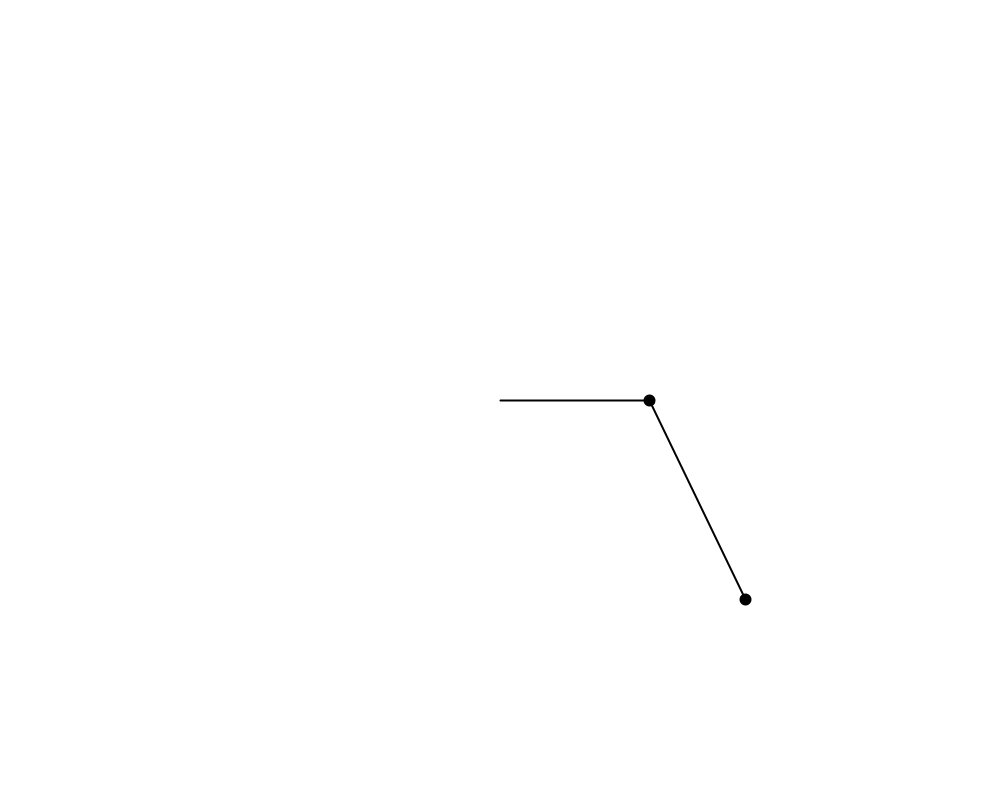
Frame 1 (no input)
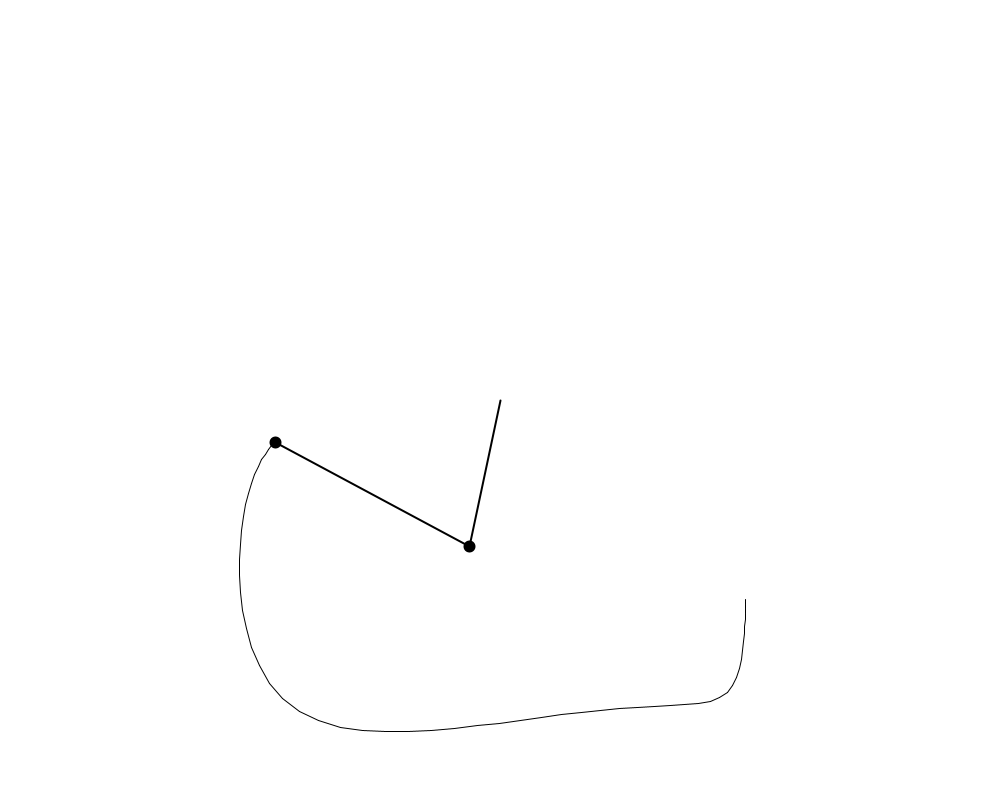
Frame 60 (the mouse pressed at the canvas centre just before this capture)
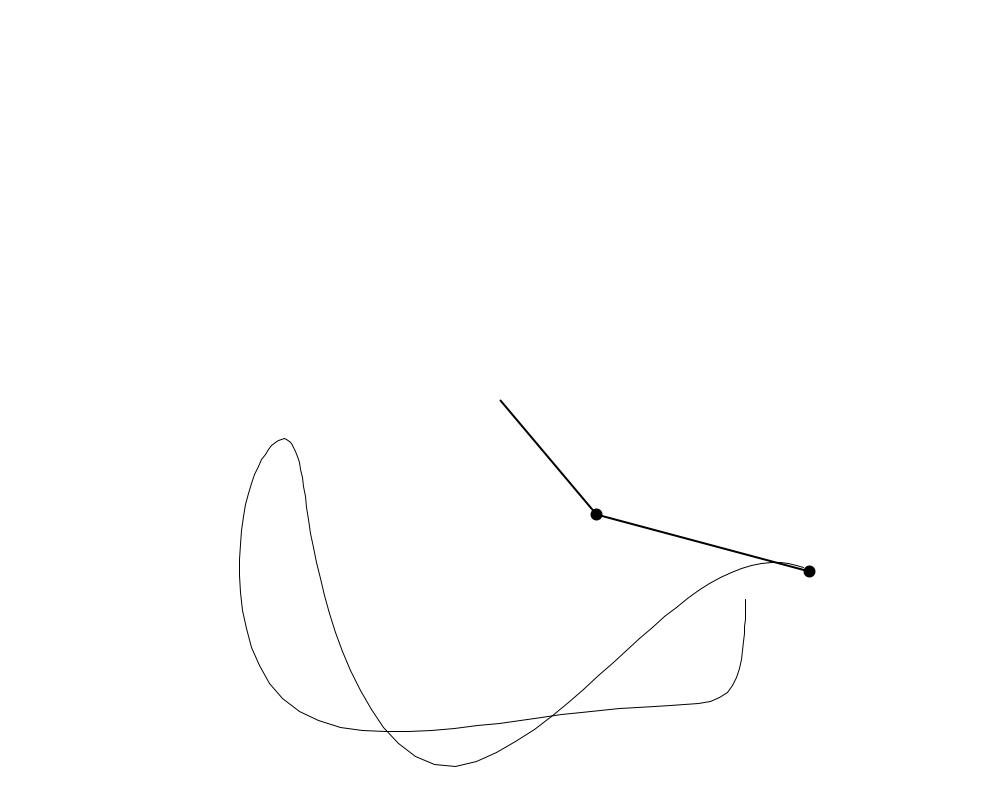
Frame 120 (the mouse held since frame 60 and released just before this capture)

The Processing sketch that drew these frames (run headless with seeded random() and noise(); from frame 60 on, the mouse is pressed at the canvas centre):

// Processing sketch: double_pendulumn
// ── double_pendulumn.pde
float rratio = random(0.5, 2); // r2 / r1
float r1 = 150;
float r2 = r1 * rratio;
float mratio = random(0.5, 2); // m2 / m1
float m1 = 5;
float m2 = m1 * mratio;
float theta1 = PI/2;
float theta2 = PI/7;
float theta1_v = 0;
float theta2_v = 0;
float g = 1;
float px2 = 0;
float py2 = 0;
float damp = 1;

PGraphics canvas;

void setup(){
  size(1000, 800);
  canvas = createGraphics(width, height);
  canvas.beginDraw();
  canvas.background(255);
  canvas.endDraw();
}

void draw(){
  float den = 2*m1 + m2 - m2*cos(2*theta1 - 2*theta2);
  
  float t1num1 = -g * (2*m1 + m2) * sin(theta1);// theta1 numerator part 1
  float t1num2 = -m2 * g * sin(theta1 - 2*theta2);
  float t1num3 = -2 * sin(theta1 - theta2) * m2;
  float t1num4 = theta2_v*theta2_v*r2 + theta1_v*theta1_v*r1*cos(theta1 - theta2);
  float theta1_a = (t1num1 + t1num2 + t1num3*t1num4) / (r1 * den);
  
  float t2num1 = 2 * sin(theta1 - theta2);
  float t2num2 = theta1_v * theta1_v * r1 * (m1 + m2);
  float t2num3 = g * (m1 + m2) * cos(theta1);
  float t2num4 = theta2_v * theta2_v * r2 * m2 * cos(theta1 - theta2);
  float theta2_a = (t2num1 * (t2num2 + t2num3 + t2num4)) / (r2 * den);
  
  theta1_v += theta1_a;
  theta2_v += theta2_a;
  theta1 += theta1_v;
  theta2 += theta2_v;
  
  theta1_v *= damp;
  theta2_v *= damp;
  
  image(canvas, 0, 0);
  translate(width/2, height/2);
  stroke(0);
  strokeWeight(2);
  
  float x1 = r1 * sin(theta1);
  float y1 = r1 * cos(theta1);
  
  float x2 = x1 + r2 * sin(theta2);
  float y2 = y1 + r2 * cos(theta2);
  
  fill(0);
  line(0, 0, x1, y1);
  ellipse(x1, y1, 10, 10);
  
  line(x1, y1, x2, y2);
  ellipse(x2, y2, 10, 10);
  
  canvas.beginDraw();
  canvas.translate(width/2, height/2);
  canvas.strokeWeight(1);
  canvas.stroke(0);
  if(frameCount > 1){
    canvas.line(px2, py2, x2, y2);
  }
  canvas.endDraw();
  
  px2 = x2;
  py2 = y2;
}
